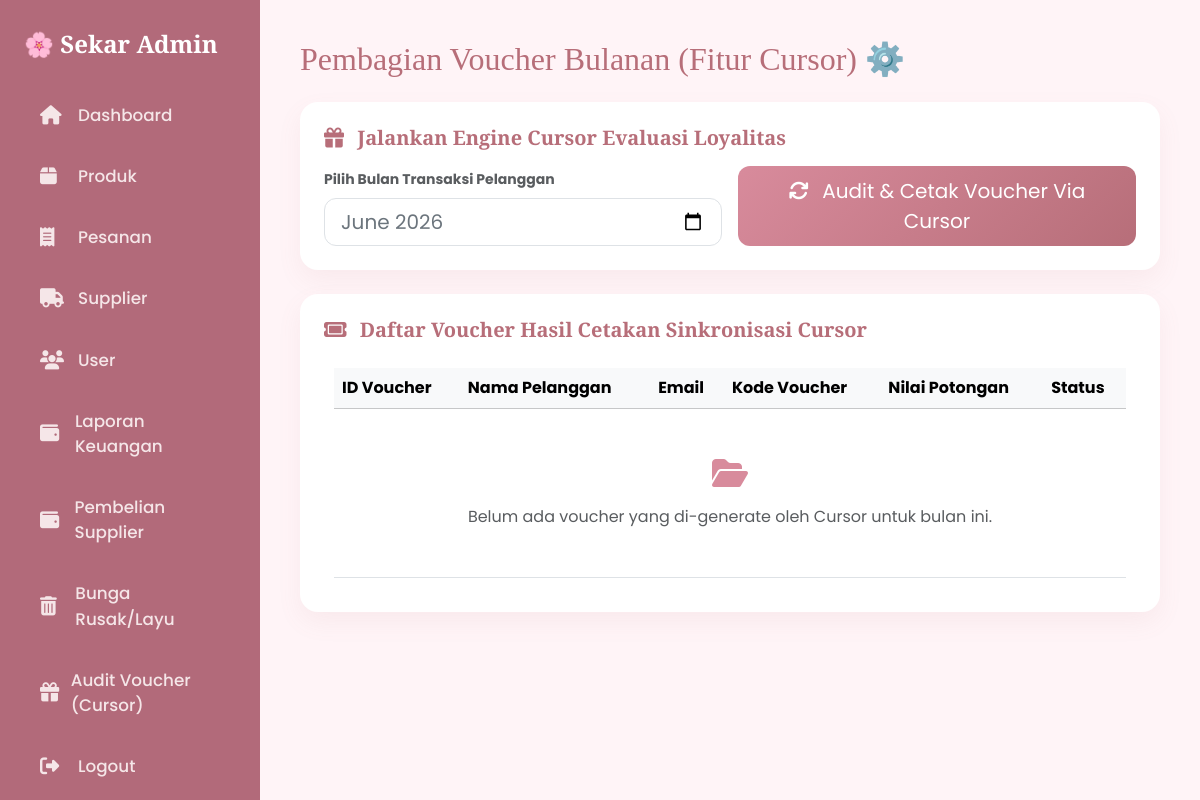
Page /closing_admin.php (signed in) on the earlier database version.
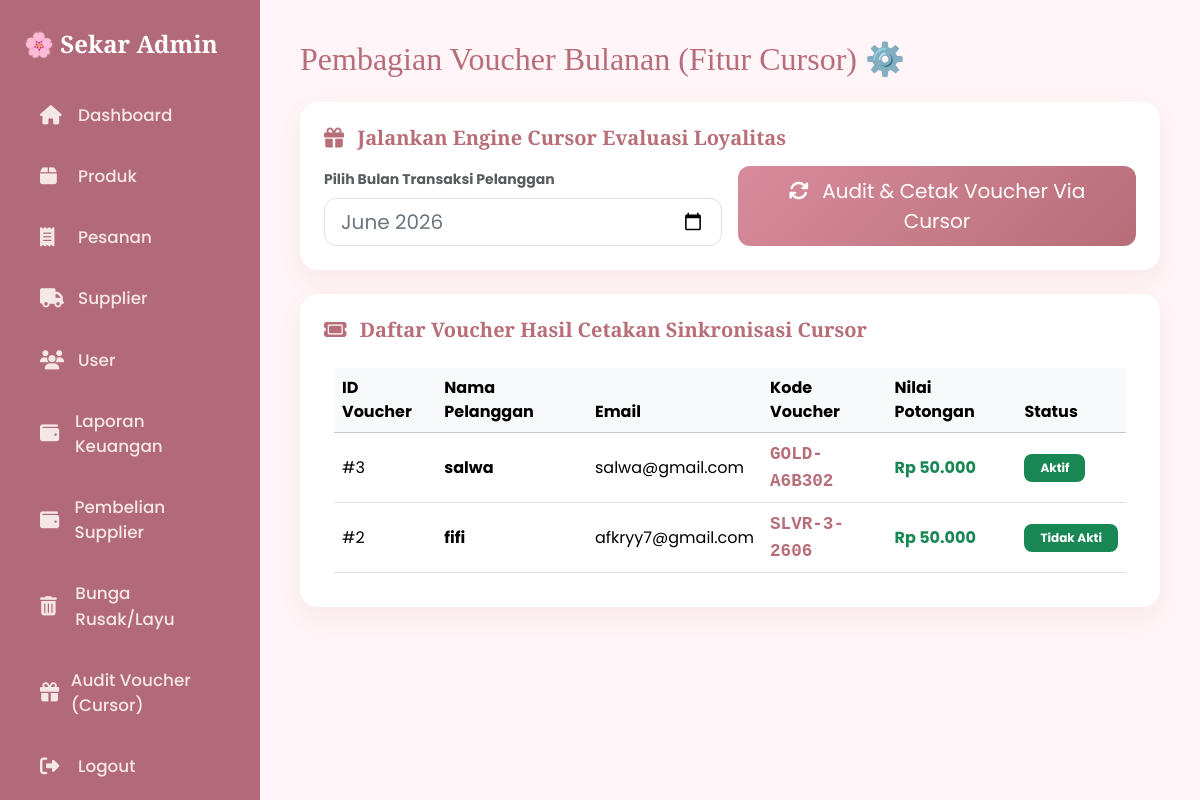
Same page on the later database version.
### tables this page shows
CREATE TABLE `voucher_pelanggan` (
  `id_voucher` int(11) NOT NULL,
  `id_pelanggan` int(11) NOT NULL,
  `kode_voucher` varchar(20) NOT NULL,
  `potongan_harga` int(11) NOT NULL,
  `status_aktif` varchar(10) DEFAULT 'Aktif'
);

CREATE TABLE `pelanggan` (
  `id_pelanggan` int(11) NOT NULL,
  `nama` varchar(100) DEFAULT NULL,
  `email` varchar(100) DEFAULT NULL,
  `telepon` varchar(20) DEFAULT NULL,
  `alamat` text DEFAULT NULL
);

### closing_admin.php (the view, shortened to what this page needs)
<?php
include 'koneksi.php';
$vouchers = $koneksi->query("
    SELECT v.*, p.nama, p.email
    FROM voucher_pelanggan v
    JOIN pelanggan p ON v.id_pelanggan = p.id_pelanggan
    ORDER BY v.id_voucher DESC
");
?>
<!DOCTYPE html>
<html lang="id">
<head>
    <link rel="stylesheet" href="https://cdn.jsdelivr.net/npm/bootstrap@5.3.2/dist/css/bootstrap.min.css">
    <link rel="stylesheet" href="https://cdnjs.cloudflare.com/ajax/libs/font-awesome/6.4.2/css/all.min.css">
</head>
<body>
<?php include 'sidebar.php'; ?>
<div class="main">
    <h2 class="mb-4">Pembagian Voucher Bulanan (Fitur Cursor) ⚙️</h2>
    <div class="card card-box p-4 bg-white mb-4">
        <h5 class="fw-bold mb-3"><i class="fa fa-gift me-2"></i> Jalankan Engine Cursor Evaluasi Loyalitas</h5>
        <form method="POST" action="">
            <div class="row g-3 align-items-end">
                <div class="col-md-6">
                    <label class="form-label small fw-bold text-muted">Pilih Bulan Transaksi Pelanggan</label>
                    <input type="month" name="bulan" class="form-control form-control-lg text-secondary" style="border-radius: 12px;" required value="<?= date('Y-m') ?>">
                </div>
                <div class="col-md-6">
                    <button type="submit" name="proses_closing" class="btn btn-main btn-lg w-100">
                        <i class="fa fa-sync me-2"></i> Audit & Cetak Voucher Via Cursor
                    </button>
                </div>
            </div>
        </form>
    </div>
    <div class="card card-box p-4 bg-white">
        <h5 class="fw-bold mb-3"><i class="fa-solid fa-ticket me-2"></i> Daftar Voucher Hasil Cetakan Sinkronisasi Cursor</h5>
        <div class="table-responsive">
            <table class="table table-hover align-middle m-0">
                <thead class="table-light text-secondary">
                    <tr>
                        <th>ID Voucher</th>
                        <th>Nama Pelanggan</th>
                        <th>Email</th>
                        <th>Kode Voucher</th>
                        <th>Nilai Potongan</th>
                        <th>Status</th>
                    </tr>
                </thead>
                <tbody>
                    <?php if ($vouchers && $vouchers->num_rows > 0): ?>
                        <?php while ($row = $vouchers->fetch_assoc()): ?>
                        <tr>
                            <td>#<?= $row['id_voucher'] ?></td>
                            <td><b><?= htmlspecialchars($row['nama']) ?></b></td>
                            <td><?= htmlspecialchars($row['email']) ?></td>
                            <td><code style="font-size: 1.1rem; color: #b76e79; font-weight: 600;"><?= $row['kode_voucher'] ?></code></td>
                            <td class="text-success fw-bold">Rp <?= number_format($row['potongan_harga'], 0, ',', '.') ?></td>
                            <td><span class="badge bg-success px-3 py-2" style="border-radius: 8px;"><?= $row['status_aktif'] ?></span></td>
                        </tr>
                        <?php endwhile; ?>
                    <?php else: ?>
                        <tr>
                            <td colspan="6" class="text-center text-muted py-5">
                                <i class="fa-solid fa-folder-open d-block fs-2 mb-3 text-pink" style="color: #d88b9c;"></i>
                                Belum ada voucher yang di-generate oleh Cursor untuk bulan ini.
                            </td>
                        </tr>
                    <?php endif; ?>
                </tbody>
            </table>
        </div>
    </div>
</div>
</body>
</html>

### sidebar.php
<div class="sidebar">
    <h3 class="mb-4">🌸 Sekar Admin</h3>
    <a href="admin.php"><i class="fa fa-home me-2"></i> Dashboard</a>
    <a href="produk_admin.php"><i class="fa fa-box me-2"></i> Produk</a>
    <a href="pesanan_admin.php"><i class="fa fa-receipt me-2"></i> Pesanan</a>
    <a href="supplier_admin.php"><i class="fa fa-truck me-2"></i> Supplier</a>
    <a href="users_admin.php"><i class="fa fa-users me-2"></i> User</a>
    <a href="laporan_admin.php"><i class="fa fa-wallet me-2"></i> Laporan Keuangan</a>
    <a href="pembelian_supplier.php"><i class="fa fa-wallet me-2"></i> Pembelian Supplier</a>
    <a href="barang_rusak.php"><i class="fa fa-trash-can me-2"></i> Bunga Rusak/Layu</a>
    <a href="voucher.php"><i class="fa fa-gift me-2"></i> Audit Voucher (Cursor)</a>
    <a href="logout.php"><i class="fa fa-sign-out-alt me-2"></i> Logout</a>
</div>

### closing_admin.php (style rules this page uses)
body { font-family: 'Poppins', sans-serif; background: #fff4f7; margin: 0; padding: 0; }
h2, h3, h4, h5 { font-family: 'Playfair Display', serif; color: #b76e79; }
.sidebar { width: 260px; height: 100vh; background: #b26a7a; position: fixed; top: 0; left: 0; padding: 30px 24px; color: white; z-index: 1000; overflow-y: auto; }
.sidebar h3 { color: white !important; font-size: 1.5rem; font-weight: 600; margin-bottom: 2rem !important; }
.sidebar a { display: flex; align-items: center; color: #f5e6e8; padding: 12px 16px; text-decoration: none; margin-bottom: 12px; border-radius: 14px; font-weight: 500; font-size: 1.05rem; transition: all 0.2s ease; }
.sidebar a i { font-size: 1.2rem; width: 30px; }
.main { margin-left: 260px; padding: 40px; }
.card-box { border: none; border-radius: 18px; box-shadow: 0 10px 25px rgba(183,110,121,0.08); }
.btn-main { background: linear-gradient(135deg, #d88b9c, #b76e79); color: white; border: none; border-radius: 12px; padding: 10px 20px; }
.table-responsive { background: white; border-radius: 12px; padding: 10px; }

Differences in the rows shown:
added voucher_pelanggan: id_voucher "3", id_pelanggan.nama "salwa", id_pelanggan.email "salwa@gmail.com", kode_voucher "GOLD-A6B302", potongan_harga "50.000", status_aktif "Aktif"
added voucher_pelanggan: id_voucher "2", id_pelanggan.nama "fifi", id_pelanggan.email "afkryy7@gmail.com", kode_voucher "SLVR-3-2606", potongan_harga "50.000", status_aktif "Tidak Akti"
Other differences:
text no longer shown: "Belum ada voucher yang di-generate oleh Cursor untuk bulan ini."
